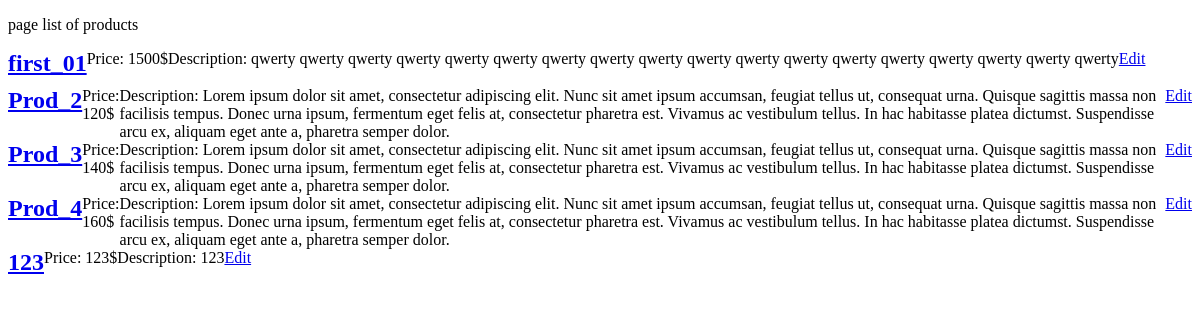
The page / on the database its author committed.
### tables this page shows
CREATE TABLE `products` (
  `id` int(11) NOT NULL,
  `name` text NOT NULL,
  `price` text NOT NULL,
  `description` longtext NOT NULL,
  `pic_name` text NOT NULL
);

### application/controllers/ProductsController.php (called while the page is built, shortened)
<?php
class ProductsController extends Controller{
	public function showAllAction(){
		$result = $this->model->getProducts();
		$vars = [
			'products' => $result,
		];
		$this->view->render('Show all products', $vars);
	}
}

### index.php (called while the page is built, shortened)
<?php
$router = new Router;
$router->run();

### application/lib/Db.php (called while the page is built, shortened)
<?php
class Db{
	private static $db;
	public static function getInstance(){
		$config = require 'application/config/db.php';
		if (null === static::$db) {
            static::$db = new PDO('mysql:host='.$config['host'].';dbname='.$config['dbname'].'', $config['user'], $config['password']);
        }
        return static::$db;
	}
	public static function qquery($sql, $params = []){
		$stmt = self::$db->prepare($sql);
		$stmt->execute();
		$result = $stmt->fetchAll(PDO::FETCH_ASSOC);
		return $result;
	}
}

### application/models/Products.php (called while the page is built, shortened)
<?php
class Products extends Model{
	public function getProducts(){
		$result = Db::qquery('SELECT * FROM products');
		return $result;
	}
}

### application/views/products/showAll.php (the view)
<p>page list of products</p>
<?php
$products = $vars['products'];
echo '<div class="prod_table">';
foreach($products as $prod){
	echo '<div class="prod_wrap">';
		echo '<div class="prod_name"><a href="http://'.$_SERVER['SERVER_NAME'].'/product/show/'.$prod['id'].'">'.$prod['name'].'</a></div>';
		echo '<div class="prod_price">Price: '.$prod['price'].'$</div>';
		echo '<div class="prod_desc">Description: '.$prod['description'].'</div>';
		echo '<a href="http://'.$_SERVER['SERVER_NAME'].'/product/edit/'.$prod['id'].'">Edit</a>';
	echo '</div>';
}
echo '</div>';
?>

### css/style.css (style rules this page uses)
body { background-color: #fff; }
.prod_wrap { display: -webkit-flex; display: -moz-flex; display: -ms-flex; display: -o-flex; display: flex; }
.prod_name { font-size: 24px; font-weight: bold; color: #05101B; margin-bottom: 10px; }

### rows shown on the page
products: name "first_01", price "1500", description "qwerty qwerty qwerty qwerty qwerty qwerty qwerty qwerty qwerty qwerty qwerty qwerty qwerty qwerty qwerty qwerty qwerty qwerty"
products: name "Prod_2", price "120", description "Lorem ipsum dolor sit amet, consectetur adipiscing elit. Nunc sit amet ipsum accumsan, feugiat tellus ut, consequat urna. Quisque sagittis massa non facilisis tempus. Donec urna ipsum, fermentum eget felis at, consectetur pharetra est. Vivamus ac vestibulum tellus. In hac habitasse platea dictumst. Suspendisse arcu ex, aliquam eget ante a, pharetra semper dolor."
products: name "Prod_3", price "140", description "Lorem ipsum dolor sit amet, consectetur adipiscing elit. Nunc sit amet ipsum accumsan, feugiat tellus ut, consequat urna. Quisque sagittis massa non facilisis tempus. Donec urna ipsum, fermentum eget felis at, consectetur pharetra est. Vivamus ac vestibulum tellus. In hac habitasse platea dictumst. Suspendisse arcu ex, aliquam eget ante a, pharetra semper dolor."
products: name "Prod_4", price "160", description "Lorem ipsum dolor sit amet, consectetur adipiscing elit. Nunc sit amet ipsum accumsan, feugiat tellus ut, consequat urna. Quisque sagittis massa non facilisis tempus. Donec urna ipsum, fermentum eget felis at, consectetur pharetra est. Vivamus ac vestibulum tellus. In hac habitasse platea dictumst. Suspendisse arcu ex, aliquam eget ante a, pharetra semper dolor."
products: name "123", price "123", description "123"
